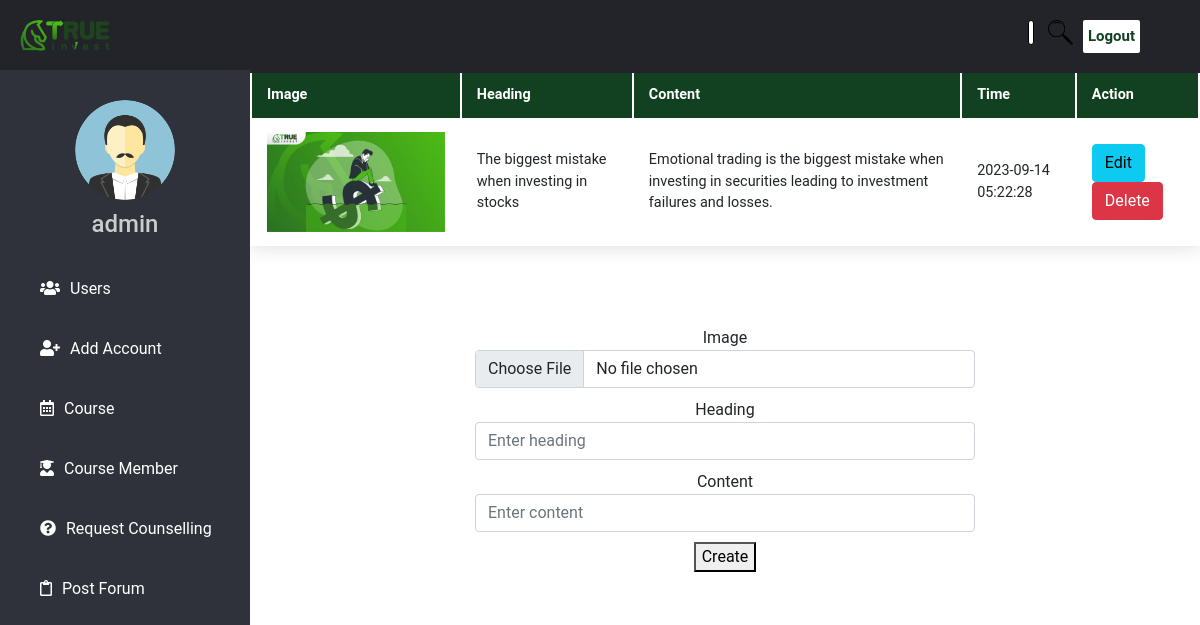
The app's page /admin-post-forum.php (signed in) with its own data.
### tables this page shows
CREATE TABLE `forum` (
  `f_id` int(11) NOT NULL,
  `f_Image` mediumtext NOT NULL,
  `f_Heading` text NOT NULL,
  `f_Content` text NOT NULL,
  `f_Time` timestamp NOT NULL DEFAULT current_timestamp() ON UPDATE current_timestamp()
);

### web/function-post-forum.php (called while the page is built, shortened)
<?php
    $update = false;
    $Image = '';
    $Heading = '';
    $Content = '';
?>

### web/admin-post-forum.php (the view, shortened to what this page needs)
<!DOCTYPE html>
<html lang="en" dir="ltr">
    <head>
        <link rel="stylesheet" href="https://cdnjs.cloudflare.com/ajax/libs/font-awesome/5.15.3/css/all.min.css">
        <link rel="stylesheet" href="./css/bootstrap.min.css">
        <link rel="stylesheet" href="./css/admin.css">
    </head>
    <body>
        <header>
        <div class="left_area">
            <a href="home.php" class="logo"><img src="images/1548659599290.png"></a>
        </div>
        <div class="right_area">
            <div class="search-box">
                <form method="POST">
                    <input class="sb-text" type="text" name="search" placeholder="Search...">
                    <input class="sb-sbm" type="submit" name="submit">
                </form>
            </div>
            <a href="logout.php" class="logout_btn">Logout</a>
        </div>
        </header>
        <div class="sidebar">
            <center>
                <img src="./images/ava-admin.png" class="profile_image" alt="">
                <h4><?=$_SESSION['UserName']?></h4>
            </center>
            <?php
                if ( $_SESSION['Role'] === 'Admin'){
                ?>
            <a href="admin-user.php#user-data"><i class="fas fa-users"></i><span>Users</span></a>
            <a href="admin-user.php#add-account"><i class="fas fa-user-plus"></i><span>Add Account</span></a>
            <?php } ?>
            <a href="admin-course.php"><i class="far fa-calendar-alt"></i><span>Course</span></a>
            <a href="admin-course-member.php"><i class="fas fa-user-graduate"></i><span>Course Member</span></a>
            <a href="admin-support.php"><i class="fas fa-question-circle"></i><span>Request Counselling</span></a>
            <a href="admin-post-forum.php"><i class="far fa-clipboard"></i><span>Post Forum</span></a>
        </div>
        <?php
        include('connect.php');
        $sql = "SELECT * FROM forum ";
        $result = mysqli_query($conn, $sql);
        ?>
        <table id="course-data" class="content-table" style="width: calc(100% - 250px);  margin-left: 250px;">
            <thead>
                <tr>
                    <th>Image</th>
                    <th>Heading</th>
                    <th>Content</th>
                    <th>Time</th>
                    <th colspan="2">Action</th>
                </tr>
            </thead>
            <tbody>
                <?php
                    while ($row = $result->fetch_assoc()):
                ?>
                <tr>
                    <td><img height="100px" src="./images/<?php echo $row['f_Image']; ?>"></td>
                    <td><?php echo $row['f_Heading']; ?></td>
                    <td><?php echo $row['f_Content']; ?></td>
                    <td><?php echo $row['f_Time']; ?></td>
                    <td>
                        <a href="admin-post-forum.php?edit=<?php echo $row['f_id']; ?>"
                        class="btn btn-info">Edit</a>
                        <a href="function-post-forum.php?delete=<?php echo $row['f_id']; ?>"
                        class="btn btn-danger" onclick="return confirm('Are you sure to delete this Post?')">Delete</a>
                    </td>
                </tr>
                <?php endwhile; ?>
            </tbody>
        </table>
        <div class="create-account" id="add-account">
            <form action="function-post-forum.php" method="POST">
            <?php
            include ('function-post-forum.php');
            ?>
                <div class="form-group">
                <label>Image</label></br>
                <input type="file" name="f_Image" class="form-control" value="<?php echo $Image; ?>" required>
                </div>
                <div class="form-group">
                <label>Heading</label></br>
                <input type="text" name="f_Heading" class="form-control" value="<?php echo $Heading; ?>" placeholder="Enter heading" required>
                </div>
                <div class="form-group">
                <label>Content</label></br>
                <input type="text" name="f_Content" class="form-control" value="<?php echo $Content; ?>" placeholder="Enter content" required>
                </div>
                <div class="form-group">
                <?php
                if ($update ==  true):
                ?>
                <button type="submit" name="update">Update</button>
                <?php else: ?>
                <button type="submit" name="save">Create</button>
                <?php endif; ?>
                </div>
            </form>
        </div>
    </body>
</html>

### web/css/admin.css (style rules this page uses)
body { margin: 0; padding: 0; font-family: "Roboto", sans-serif; }
header { position: fixed; background: #22242A; padding: 20px; width: 100%; display: flex; }
.logo { display: block; max-width: 180px; }
.logo img { width: 50%; }
.left_area a { margin: 0; }
.logout_btn { padding: 5px; background: #FFF; text-decoration: none; float: right; margin-right: 40px; border-radius: 2px; font-size: 15px; font-weight: 600; color: #124121; transition: 0.5s; transition-property: background; }
.right_area { display: flex; margin-left: auto; }
.search-box { margin-left: auto; }
.search-box input { height: 25px; border: black solid 1px; outline: 0; }
.search-box .sb-sbm { width: 45px; color: transparent; background: transparent url(../images/icons8-search-50.png) no-repeat center; background-size: contain; border: none; }
.search-box .sb-text { border-radius: 20px; line-height: 25px; width: 0; transition: .5s; }
.sidebar { background: #2F323A; margin-top: 70px; padding-top: 30px; position: fixed; left: 0; width: 250px; height: 100%; }
.sidebar .profile_image { width: 100px; height: 100px; border-radius: 100px; margin-bottom: 10px; }
.sidebar h4 { color: #ccc; margin-top: 0; margin-bottom: 20px; }
.sidebar a { color: #fff; display: block; width: 100%; line-height: 60px; text-decoration: none; padding-left: 40px; box-sizing: border-box; transition: 0.5s; transition-property: background; }
.sidebar i { padding-right: 10px; }
.content-table { border-collapse:unset; padding-top: 70px; font-size: 0.9em; min-width: 400px; box-shadow: 0 0 20px rgba(0, 0, 0, 0.15); }
.content-table thead tr { background-color: #124121; color: #fff; text-align: left; font-weight: bold; }
.content-table th, .content-table td { padding: 12px 15px; }
.content-table tbody tr { border-bottom: 1px solid #ddd; }
.create-account { margin-left: 250px; width: calc(100%-250px); display: block; text-align: center; padding-top: 70px; }
.create-account .form-group { margin-top: 10px; }
.form-control { display: unset; width: 500px; }

### records on screen
forum: f_Image (picture), f_Heading "The biggest mistake when investing in stocks", f_Content "Emotional trading is the biggest mistake when investing in securities leading to investment failures and losses.", f_Time "2023-09-14 05:22:28"

### other values on screen
$_SESSION['UserName'] "admin"
